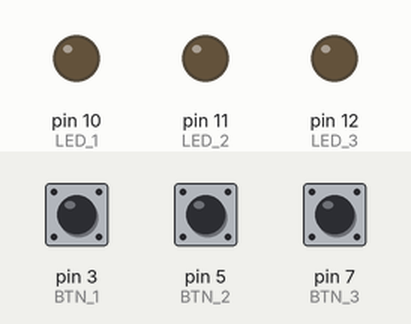
Bench run of a sketch on a simulated Arduino Uno, built with avr-gcc and run on an emulated ATmega328P. Parts: output pins drawn as LEDs (lit = HIGH). The test bench sets the inputs (shaded band); at power-on: pin 3 (BTN_1) LOW, pin 5 (BTN_2) LOW, pin 7 (BTN_3) LOW.

Above: at 1.2 s.
1.3 s: pin 3 (BTN_1) pulled HIGH for 0.15 s
At 1.37 s:
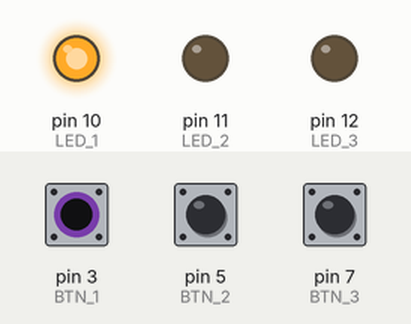
2.9 s: pin 5 (BTN_2) pulled HIGH for 0.15 s
At 2.97 s:
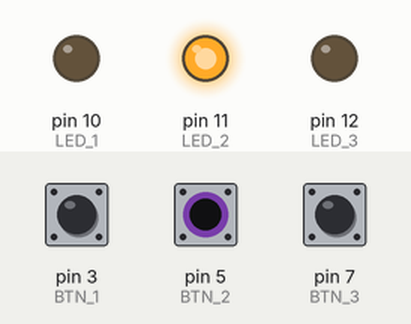
4.5 s: pin 7 (BTN_3) pulled HIGH for 0.15 s
At 4.57 s:
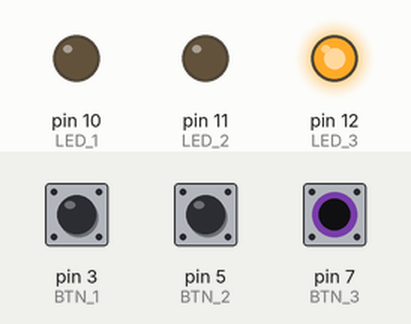
6.1 s: pin 7 (BTN_3) pulled HIGH for 3.2 s
At 10.4 s:
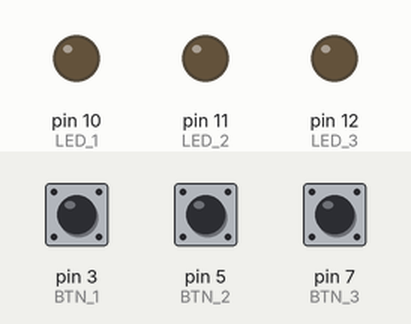
10.8 s: pin 3 (BTN_1) pulled HIGH for 3.2 s
At 11.6 s:
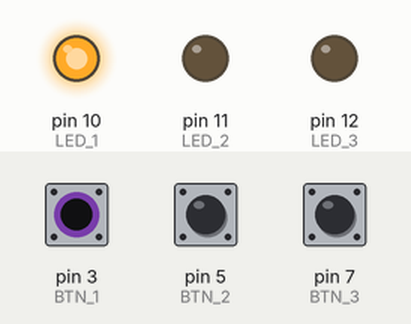
15.5 s: pin 3 (BTN_1) driven HIGH and pin 5 (BTN_2) driven HIGH
At 16.4 s:
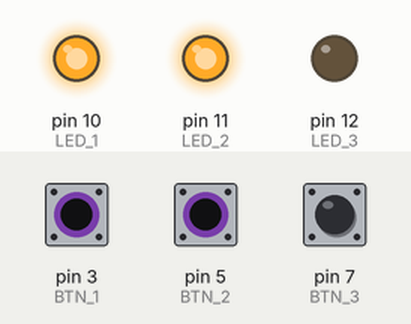
Timing chart, 0 to 18.0 s (numbered marks = the images above; inputs shaded):
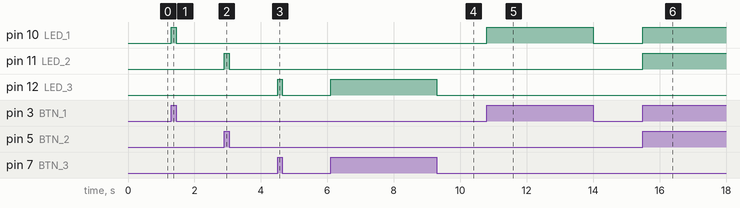

The sketch:

L3_Consola_Logica.ino
```cpp
/*
 * ---------------------------------------------------------
 * INSANI ROBOTICS - FUNDAMENTOS DE ARDUINO
 * F1_L3: Consola de Control
 * Objetivo: Manejar múltiples entradas y salidas a la vez.
 * ---------------------------------------------------------
 */

// Definición de Pines
const int LED_1 = 10;
const int LED_2 = 11;
const int LED_3 = 12;

const int BTN_1 = 3;
const int BTN_2 = 5;
const int BTN_3 = 7;

void setup() {
  // Configuramos LEDs como SALIDAS
  pinMode(LED_1, OUTPUT);
  pinMode(LED_2, OUTPUT);
  pinMode(LED_3, OUTPUT);
  // Configuramos Botones como ENTRADAS
  pinMode(BTN_1, INPUT);
  pinMode(BTN_2, INPUT);
  pinMode(BTN_3, INPUT);
}

void loop() {
  // Lógica Directa: El estado del LED es igual al estado del botón
  // Si botón es HIGH, LED se pone HIGH.

  digitalWrite(LED_1, digitalRead(BTN_1));
  digitalWrite(LED_2, digitalRead(BTN_2));
  digitalWrite(LED_3, digitalRead(BTN_3));

  // Nota: Arduino es tan rápido que verifica estos 3 botones miles de veces por segundo.
}
```

Measured:
- after the input at 1.3 s, pin 10 (LED_1): LOW → HIGH at once, → LOW 0.15 s later
- after the input at 2.9 s, pin 11 (LED_2): LOW → HIGH at once, → LOW 0.15 s later
- after the input at 4.5 s, pin 12 (LED_3): LOW → HIGH at once, → LOW 0.15 s later
- after the input at 6.1 s, pin 12 (LED_3): LOW → HIGH at once, → LOW 3.2 s later
- after the input at 10.8 s, pin 10 (LED_1): LOW → HIGH at once, → LOW 3.2 s later
- after the input at 15.5 s, pin 10 (LED_1), pin 11 (LED_2): LOW → HIGH at once
